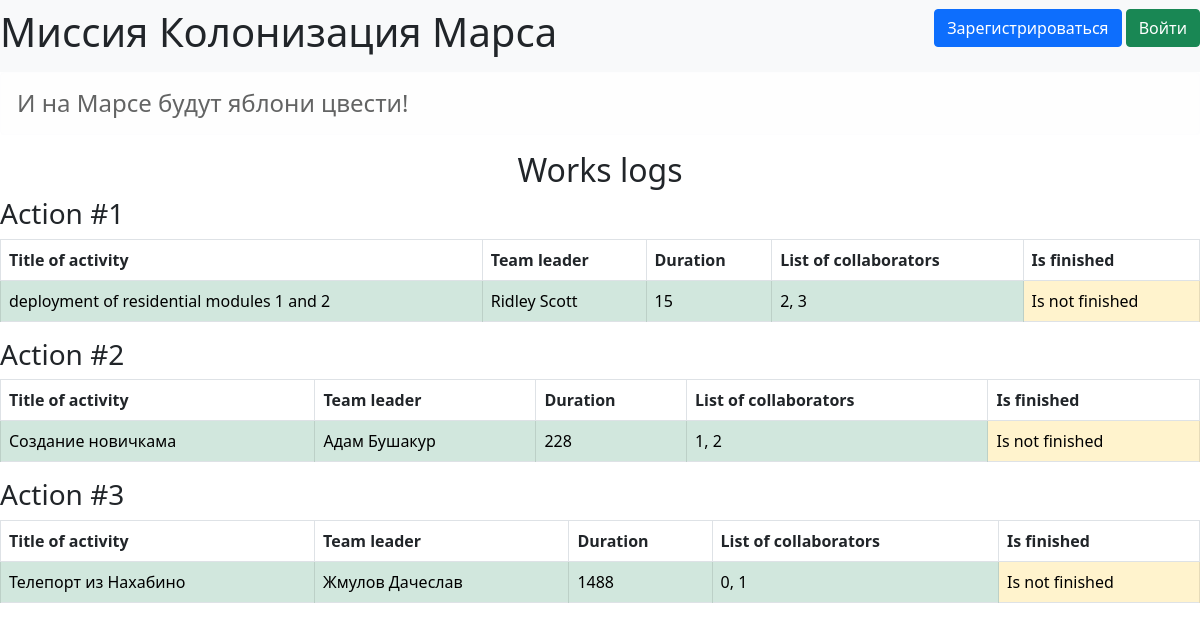
Before: / with the older database file.
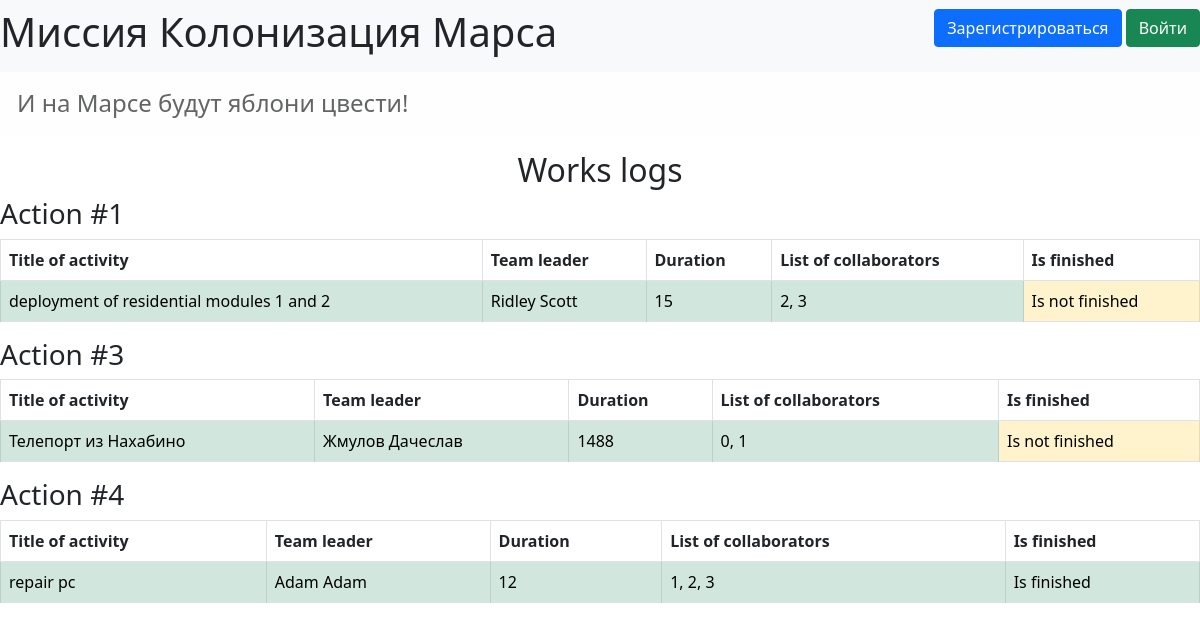
After: the same page with the newer database file.
### data/jobs.py (models this page shows)
class Jobs(SqlAlchemyBase):
    __tablename__ = 'jobs'
    id = sa.Column(sa.Integer, primary_key=True,
                   autoincrement=True)
    team_leader_id = sa.Column(sa.Integer,
                            sa.ForeignKey('users.id'))
    job = sa.Column(sa.String)
    work_size = sa.Column(sa.Integer)
    collaborations = sa.Column(sa.String)
    start_date = sa.Column(sa.DateTime)
    end_date = sa.Column(sa.DateTime)
    is_finished = sa.Column(sa.Boolean)
    team_leader = orm.relation('User')

### data/users.py (models this page shows, shortened)
class User(SqlAlchemyBase, UserMixin):
    __tablename__ = 'users'
    id = sa.Column(sa.Integer, primary_key=True,
                   autoincrement=True)
    surname = sa.Column(sa.String, nullable=True)
    name = sa.Column(sa.String, nullable=True)
    age = sa.Column(sa.Integer, nullable=True)
    position = sa.Column(sa.String, nullable=True)
    speciality = sa.Column(sa.String, nullable=True)
    address = sa.Column(sa.String, nullable=True)
    email = sa.Column(sa.String, unique=True,
                      nullable=True)
    hashed_password = sa.Column(sa.String,
                                nullable=True)
    modified_date = sa.Column(sa.DateTime)

### server.py (the view)
@app.route('/')
def news_work():
    db_sess = db_session.create_session()
    jobs = db_sess.query(Jobs).all()
    return render_template('index.html', jobs=jobs)

### data/db_session.py (called while the page is built)
def create_session() -> Session:
    global __factory
    return __factory()

### templates/index.html (shortened to what this page needs)
{% extends "base.html" %}
{% block content %}
<h2 style="text-align: center;">Works logs</h2>
{% for job in jobs %}
    <div>
        <h3>Action #{{ job.id }}</h3>
        <table class="table table-bordered">
          <thead>
            <tr>
              <th scope="col">Title of activity</th>
              <th scope="col">Team leader</th>
              <th scope="col">Duration</th>
              <th scope="col">List of collaborators</th>
              <th scope="col">Is finished</th>
            </tr>
          </thead>
          <tbody>
            <tr>
              <td class="table-success">{{ job.job }}</td>
              <td class="table-success">{{ job.team_leader.name }}  {{ job.team_leader.surname }}</td>
              <td class="table-success">{{ job.work_size }}</td>
              <td class="table-success">{{ job.collaborations }}</td>
              {% if job.is_finished %}
              <td class="table-success">Is finished</td>
              {% else %}
              <td class="table-warning">Is not finished</td>
              {% endif %}
            </tr>
          </tbody>
        </table>
    </div>
{% endfor %}
{% endblock %}

### templates/base.html (shortened to what this page needs)
<!DOCTYPE html>
<html lang="en">
<head>
    <link href="https://cdn.jsdelivr.net/npm/bootstrap@5.0.0-beta1/dist/css/bootstrap.min.css" rel="stylesheet"
>
</head>
<body>
<header>
    <nav class="navbar navbar-light bg-light">
        <h1>Миссия Колонизация Марса</h1>
        {% if current_user.is_authenticated %}
            <a class="navbar-brand" href="/logout">{{ current_user.name }}</a>
        {% else %}
            <p>
                <a class="btn btn-primary " href="/register">Зарегистрироваться</a>
                <a class="btn btn-success" href="/login">Войти</a>
            </p>
        {% endif %}
    </nav>
</header>
<h4 class="alert alert-light">И на Марсе будут яблони цвести!</h4>
    {% block content %}{% endblock %}
</body>
</html>

Changed rows visible on the page:
removed Jobs: id "2", job "Создание новичкама", team_leader.name "Адам", team_leader.surname "Бушакур", work_size "228", collaborations "1, 2", is_finished "Is not finished"
added Jobs: id "4", job "repair pc", team_leader.name "Adam", team_leader.surname "Adam", work_size "12", collaborations "1, 2, 3", is_finished "Is finished"
